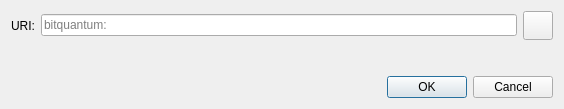
<?xml version="1.0" encoding="UTF-8"?>
<ui version="4.0">
 <class>OpenURIDialog</class>
 <widget class="QDialog" name="OpenURIDialog">
  <property name="geometry">
   <rect>
    <x>0</x>
    <y>0</y>
    <width>564</width>
    <height>109</height>
   </rect>
  </property>
  <property name="windowTitle">
   <string>Open bitquantum URI</string>
  </property>
  <layout class="QVBoxLayout" name="verticalLayout">
   <item>
    <layout class="QHBoxLayout" name="horizontalLayout">
     <item>
      <widget class="QLabel" name="label">
       <property name="text">
        <string>URI:</string>
       </property>
      </widget>
     </item>
     <item>
      <widget class="QValidatedLineEdit" name="uriEdit">
       <property name="placeholderText">
        <string notr="true">bitquantum:</string>
       </property>
      </widget>
     </item>
     <item>
      <widget class="QToolButton" name="pasteButton">
       <property name="toolTip">
        <string extracomment="Tooltip text for button that allows you to paste an address that is in your clipboard.">Paste address from clipboard</string>
       </property>
       <property name="text">
        <string/>
       </property>
       <property name="icon">
        <iconset resource="../bitquantum.qrc">
         <normaloff>:/icons/editpaste</normaloff>:/icons/editpaste
        </iconset>
       </property>
       <property name="iconSize">
        <size>
         <width>22</width>
         <height>22</height>
        </size>
       </property>
      </widget>
     </item>
    </layout>
   </item>
   <item>
    <spacer name="verticalSpacer">
     <property name="orientation">
      <enum>Qt::Vertical</enum>
     </property>
     <property name="sizeHint" stdset="0">
      <size>
       <width>20</width>
       <height>40</height>
      </size>
     </property>
    </spacer>
   </item>
   <item>
    <widget class="QDialogButtonBox" name="buttonBox">
     <property name="orientation">
      <enum>Qt::Horizontal</enum>
     </property>
     <property name="standardButtons">
      <set>QDialogButtonBox::Cancel|QDialogButtonBox::Ok</set>
     </property>
    </widget>
   </item>
  </layout>
 </widget>
 <customwidgets>
  <customwidget>
   <class>QValidatedLineEdit</class>
   <extends>QLineEdit</extends>
   <header>qt/qvalidatedlineedit.h</header>
  </customwidget>
 </customwidgets>
 <resources/>
 <connections>
  <connection>
   <sender>buttonBox</sender>
   <signal>accepted()</signal>
   <receiver>OpenURIDialog</receiver>
   <slot>accept()</slot>
   <hints>
    <hint type="sourcelabel">
     <x>248</x>
     <y>254</y>
    </hint>
    <hint type="destinationlabel">
     <x>157</x>
     <y>274</y>
    </hint>
   </hints>
  </connection>
  <connection>
   <sender>buttonBox</sender>
   <signal>rejected()</signal>
   <receiver>OpenURIDialog</receiver>
   <slot>reject()</slot>
   <hints>
    <hint type="sourcelabel">
     <x>316</x>
     <y>260</y>
    </hint>
    <hint type="destinationlabel">
     <x>286</x>
     <y>274</y>
    </hint>
   </hints>
  </connection>
 </connections>
</ui>
